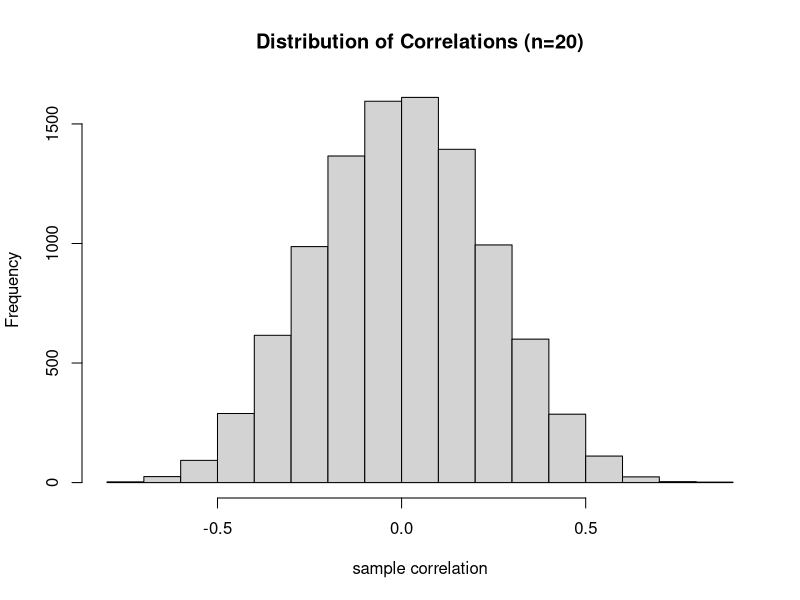
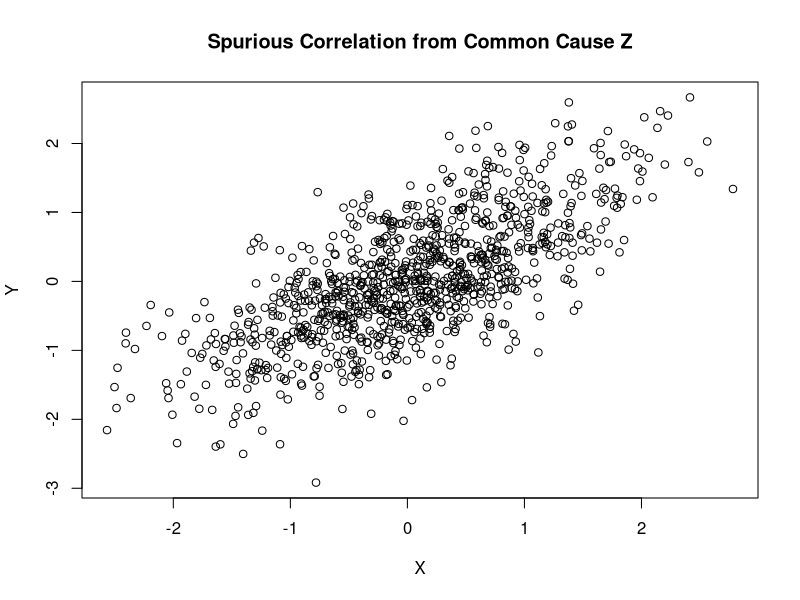

The R script that drew these images, in order:
## ---- chunk 1
knitr::opts_chunk$set(echo = TRUE)
## ---- chunk 2
set.seed(123) 
n <- 20
x <- rnorm(n)
y <- rnorm(n)
cor(x, y)
## ---- chunk 3
n_sim <- 10000

cors <- replicate(n_sim, {
  x <- rnorm(n)
  y <- rnorm(n)
  cor(x, y)
})
## ---- chunk 4
hist(cors, main = "Distribution of Correlations (n=20)", xlab = "sample correlation")
sd(cors)
mean(cors)
## ---- chunk 5
n <- 1000
Z <- rnorm(n)
X <- 0.7 * Z + rnorm(n, sd = 0.5)
Y <- 0.7 * Z + rnorm(n, sd = 0.5)
## ---- chunk 6
plot(X, Y, main = "Spurious Correlation from Common Cause Z") 
cor(X, Y)
